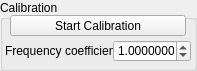
      <widget class="QGroupBox" name="groupBox_24">
       <property name="geometry">
        <rect>
         <x>401</x>
         <y>0</y>
         <width>197</width>
         <height>71</height>
        </rect>
       </property>
       <property name="title">
        <string>Calibration</string>
       </property>
       <widget class="QPushButton" name="pbStartCalibProc">
        <property name="geometry">
         <rect>
          <x>10</x>
          <y>15</y>
          <width>176</width>
          <height>21</height>
         </rect>
        </property>
        <property name="text">
         <string>Start Calibration</string>
        </property>
       </widget>
       <widget class="QLabel" name="label_85">
        <property name="geometry">
         <rect>
          <x>5</x>
          <y>40</y>
          <width>111</width>
          <height>21</height>
         </rect>
        </property>
        <property name="text">
         <string>Frequency coefficient:</string>
        </property>
       </widget>
       <widget class="QDoubleSpinBox" name="sbColibrFreqNum">
        <property name="geometry">
         <rect>
          <x>113</x>
          <y>40</y>
          <width>78</width>
          <height>22</height>
         </rect>
        </property>
        <property name="minimumSize">
         <size>
          <width>57</width>
          <height>20</height>
         </size>
        </property>
        <property name="maximumSize">
         <size>
          <width>16777215</width>
          <height>22</height>
         </size>
        </property>
        <property name="suffix">
         <string/>
        </property>
        <property name="decimals">
         <number>8</number>
        </property>
        <property name="minimum">
         <double>0.000000000000000</double>
        </property>
        <property name="maximum">
         <double>10000000.000000000000000</double>
        </property>
        <property name="singleStep">
         <double>0.000001000000000</double>
        </property>
        <property name="value">
         <double>1.000000000000000</double>
        </property>
       </widget>
      </widget>
